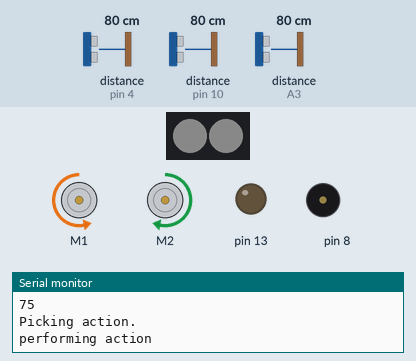
A sketch run on a simulated Arduino Uno, built with avr-gcc and run on an emulated ATmega328P. Shown: 2 RGB LEDs in strip order, left to right, 2 × DC motor (green arrow = forward, orange = backward, longer = faster), output pins drawn as LEDs (lit = HIGH), buzzer (waves = sounding), the last lines printed to the serial monitor. Wiring (inferred from the names in the program): 2 × ultrasonic range finder: trigger pin 9, echo pin 10 / trigger A2, echo A3. Inputs (shaded band) come from the test bench; at power-on: distance to the obstacle (sensors on pin 4, pin 10, A3) 80 cm. The echo pulse lasts 58.3 µs per cm; dim RGB values are drawn brighter than linear; random numbers use the default seed unless the sketch sets one; pins used as bus, display or sensor lines are not drawn.

Above: at 1.6 s.
2.8 s: distance to the obstacle (sensor on pin 4) set to 2 cm
At 3.6 s:
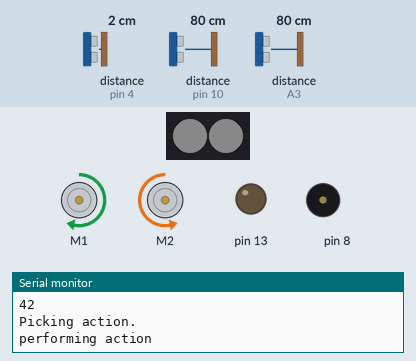
At 5.7 s:
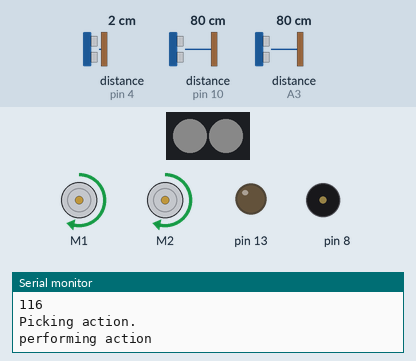
5.8 s: distance to the obstacle (sensor on pin 4) set to 4 cm
At 7.6 s:
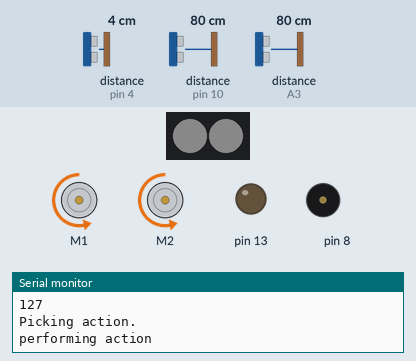
11.8 s: distance to the obstacle (sensor on pin 4) set to 9 cm
13.7 s: distance to the obstacle (sensor on pin 4) set to 120 cm
Timing chart, 0 to 16.2 s (numbered marks = the images above; inputs shaded):
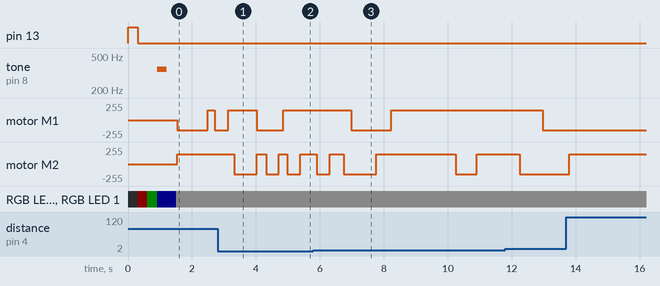

The sketch:

mBotFirmware.ino
```cpp
#include <MeMCore.h>

MeRGBLed rgb(0,16);
MeBuzzer buzzer;
MeIR ir;
MeDCMotor MotorL(M1);
MeDCMotor MotorR(M2);
MeUltrasonicSensor centerSensor(PORT_4);
#define trigPinLeft A2
#define echoPinLeft A3
#define trigPinRight 9
#define echoPinRight 10


int16_t moveSpeed = 150;

#define DIRECTION int
#define DIR_FORWARD 0
#define DIR_LEFT 1
#define DIR_RIGHT 2

#define ACTIONTIME 100,moveSpeed*3
#define SENSORCOUNT 5
#define SENSORMAX 200

class Action;

float remap (float value, float from1, float to1, float from2, float to2) {
    float result = (value - from1) / (to1 - from1) * (to2 - from2) + from2;
    result = min(result, to2);
    result = max(result, from2);
    return result;
}

struct State{
  Action *nextAction;
  Action *previousAction;
  long centerDepth;
  long leftDepth;
  long rightDepth;

  void update(){
        // center
      centerDepth = centerSensor.distanceCm(SENSORMAX);

        // left
      long duration;
      digitalWrite(trigPinLeft, LOW);
      delayMicroseconds(2);
      digitalWrite(trigPinLeft, HIGH);
      delayMicroseconds(10);
      digitalWrite(trigPinLeft, LOW);
      duration = pulseIn(echoPinLeft, HIGH);

      leftDepth = (duration/2) / 29.1;
      leftDepth = min(SENSORMAX, leftDepth);

        // right
      digitalWrite(trigPinRight, LOW);
      delayMicroseconds(2);
      digitalWrite(trigPinRight, HIGH);
      delayMicroseconds(10);
      digitalWrite(trigPinRight, LOW);
      duration = pulseIn(echoPinRight, HIGH);

      rightDepth = (duration/2) / 29.1;
      rightDepth = min(SENSORMAX, rightDepth);

      Serial.println("center depth:");
      Serial.println(centerDepth);
      Serial.println("left depth:");
      Serial.println(leftDepth);
      Serial.println("right depth:");
      Serial.println(rightDepth);
  }
};

class Action{
  public:
    Action(MeDCMotor *motorL, MeDCMotor *motorR){
      m_motorL = motorL;
      m_motorR = motorR;
    }

    int pdf(){
      return m_pdf;
    }

    virtual DIRECTION direction(){};

    virtual void perform(){};

    virtual void updatePdf(State *state){};

  protected:
    MeDCMotor *m_motorL;
    MeDCMotor *m_motorR;
    int m_pdf;
};

class ActionForward : public Action{
  public:
    ActionForward(MeDCMotor *motorL, MeDCMotor *motorR)
    : Action(motorL, motorR) {
          Serial.println("Initializing ActionForward");
      };

    void perform(){
      m_motorL->run(-moveSpeed);
      m_motorR->run(moveSpeed);
      delay(random(ACTIONTIME));
    }

    void updatePdf(State *state){
      m_pdf = remap(state->centerDepth, 10, 100, 5, 100);
      Serial.println("Forward pdf: ");
      Serial.println(m_pdf);
    }

    DIRECTION direction(){
      return DIR_FORWARD;
    }
};

class ActionBackward : public Action{
  public:
    ActionBackward(MeDCMotor *motorL, MeDCMotor *motorR)
    : Action(motorL, motorR) {
          Serial.println("Initializing ActionBackward");
      };

    void perform(){
      m_motorL->run(moveSpeed);
      m_motorR->run(-moveSpeed);
      delay(random(ACTIONTIME));
    }

    void updatePdf(State *state){
      m_pdf = remap(state->centerDepth, 50, 0, 1, 50);
      Serial.println("Backward pdf: ");
      Serial.println(m_pdf);
    }

    DIRECTION direction(){
      return DIR_FORWARD;
    }
};

class ActionRotateLeft : public Action{
  public:
    ActionRotateLeft(MeDCMotor *motorL, MeDCMotor *motorR)
    : Action(motorL, motorR) {
      Serial.println("Initializing ActionRotateLeft");
    };

    void perform(){
      m_motorL->run(moveSpeed);
      m_motorR->run(moveSpeed);
      delay(random(ACTIONTIME));
    }

    void updatePdf(State *state){
      if (state->previousAction && state->previousAction->direction() == DIR_RIGHT){
        m_pdf = 1;
      } else {
        m_pdf = remap(state->centerDepth, 50, 0, 5, 100);
      }
      Serial.println("Left pdf: ");
      Serial.println(m_pdf);
    }

    DIRECTION direction(){
      return DIR_LEFT;
    }

};

class ActionRotateRight : public Action{
  public:
      ActionRotateRight(MeDCMotor *motorL, MeDCMotor *motorR)
    : Action(motorL, motorR) {
      Serial.println("Initializing ActionRotateRight");
      };

    void perform(){
      m_motorL->run(-moveSpeed);
      m_motorR->run(-moveSpeed);
      delay(random(ACTIONTIME));
    }

    void updatePdf(State *state){
      if (state->previousAction && state->previousAction->direction() == DIR_LEFT){
        m_pdf = 1;
      } else {
        m_pdf = remap(state->centerDepth, 50, 0, 5, 100);
      }
      Serial.println("Right pdf: ");
      Serial.println(m_pdf);
    }

    DIRECTION direction(){
      return DIR_RIGHT;
    }
};

class Brain{
  public:
    Brain(){
      Serial.println("Initializing brain");
      numActions = 4;
      actionPool[0] = new ActionForward(&MotorL, &MotorR);
      actionPool[1] = new ActionBackward(&MotorL, &MotorR);
      actionPool[2] = new ActionRotateLeft(&MotorL, &MotorR);
      actionPool[3] = new ActionRotateRight(&MotorL, &MotorR);
    }

    Action *pickAction(State *state){
      Serial.println("Updating PDFs");
      int pdfSum = 0;
      for(int i=0; i<numActions; ++i){
        actionPool[i]->updatePdf(state);
        pdfSum += actionPool[i]->pdf();
      }

      int randnum = random(pdfSum);
      Serial.println("randum num: ");
      Serial.println(randnum);

      int accumPdf = 0;
      Serial.println("Picking action.");
      for(int i=0; i<numActions; ++i){
        accumPdf += actionPool[i]->pdf();
        if (accumPdf >= randnum){
          return actionPool[i];
        }
      }
      Serial.println("Ooops, found no action.");
    }
  private:
    Action *actionPool[4];
    int numActions;
};

State *state;
Brain *brain;

void setup() {
  // Pin stuff
  pinMode(13,OUTPUT);
  pinMode(7,INPUT);
  digitalWrite(13,HIGH);
  delay(300);
  digitalWrite(13,LOW);
  rgb.setpin(13);
  ir.begin();
  Serial.begin(115200);

  pinMode(trigPinLeft, OUTPUT);
  pinMode(echoPinLeft, INPUT);
  pinMode(trigPinRight, OUTPUT);
  pinMode(echoPinRight, INPUT);


  brain = new Brain();
  state = new State();
  state->nextAction = NULL;
  state->previousAction = NULL;

  // Blink and play sounds to show we're alive
  rgb.setColor(0,0,0);
  rgb.show();
  rgb.setColor(10, 0, 0);
  rgb.show();
//  buzzer.tone(350, 300);
  delay(300);
  rgb.setColor(0, 10, 0);
  rgb.show();
//  buzzer.tone(294, 300);
  delay(300);
  rgb.setColor(0, 0, 10);
  rgb.show();
  buzzer.tone(350, 300);
  delay(300);
  rgb.setColor(10,10,10);
  rgb.show();
  buzzer.noTone();
}

void readIR(){
      uint32_t value = ir.value;
    switch (value >> 16 & 0xff)
    {
      case IR_BUTTON_3:
        rgb.setColor(10,0,0);
        break;
      case IR_BUTTON_2:
        rgb.setColor(0,10,0);
        break;
      case IR_BUTTON_1:
        rgb.setColor(0,0,10);
        break;
      case IR_BUTTON_PLUS:
        if (moveSpeed < 250){
          moveSpeed += 50;
        }
        break;
      case IR_BUTTON_MINUS:
        if (moveSpeed){
          moveSpeed -= 50;
        }
        break;
    }
}

void loop() {
  Serial.println("New loop iter");
  if (ir.decode())
  {
    Serial.println("reading IR");
    readIR();
  }
  //delay(200); // not sure why I need this, but ir sensor doesn't seem to like reading too frequently

  Serial.println("updating state");
  state->update();
  Serial.println("picking action");
  state->nextAction = brain->pickAction(state);
  Serial.println("performing action");
  state->nextAction->perform();
  Serial.println("Action performed");
  state->previousAction = state->nextAction;
}
```

Measured:
- after the input at 2.8 s, motor M2: forward 150/255 → backward 150/255 after 0.53 s, then repeats every 0.69 s: forward 150/255 0.30 s, backward 150/255 0.39 s
